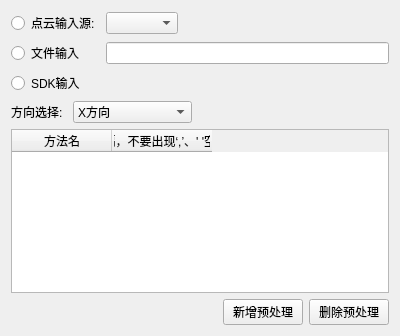
<?xml version="1.0" encoding="UTF-8"?>
<ui version="4.0">
 <class>pcPreprocessForm</class>
 <widget class="QWidget" name="pcPreprocessForm">
  <property name="geometry">
   <rect>
    <x>0</x>
    <y>0</y>
    <width>400</width>
    <height>336</height>
   </rect>
  </property>
  <property name="windowTitle">
   <string>Form</string>
  </property>
  <layout class="QVBoxLayout" name="verticalLayout">
   <item>
    <layout class="QGridLayout" name="gridLayout">
     <item row="2" column="0">
      <widget class="QRadioButton" name="sdkIn">
       <property name="text">
        <string>SDK输入</string>
       </property>
      </widget>
     </item>
     <item row="0" column="1">
      <widget class="QComboBox" name="SelectLinker"/>
     </item>
     <item row="0" column="0">
      <widget class="QRadioButton" name="srcIn">
       <property name="text">
        <string>点云输入源:</string>
       </property>
      </widget>
     </item>
     <item row="1" column="0">
      <widget class="QRadioButton" name="fileIn">
       <property name="text">
        <string>文件输入</string>
       </property>
      </widget>
     </item>
     <item row="0" column="2">
      <spacer name="horizontalSpacer_2">
       <property name="orientation">
        <enum>Qt::Horizontal</enum>
       </property>
       <property name="sizeHint" stdset="0">
        <size>
         <width>40</width>
         <height>20</height>
        </size>
       </property>
      </spacer>
     </item>
     <item row="1" column="1" colspan="2">
      <widget class="QLineEdit" name="fielPath"/>
     </item>
    </layout>
   </item>
   <item>
    <layout class="QHBoxLayout" name="horizontalLayout" stretch="1,3,5">
     <property name="spacing">
      <number>10</number>
     </property>
     <item>
      <widget class="QLabel" name="label_2">
       <property name="text">
        <string>方向选择:</string>
       </property>
      </widget>
     </item>
     <item>
      <widget class="QComboBox" name="dirSelected">
       <item>
        <property name="text">
         <string>X方向</string>
        </property>
       </item>
       <item>
        <property name="text">
         <string>Y方向</string>
        </property>
       </item>
       <item>
        <property name="text">
         <string>Z方向</string>
        </property>
       </item>
      </widget>
     </item>
     <item>
      <spacer name="horizontalSpacer">
       <property name="orientation">
        <enum>Qt::Horizontal</enum>
       </property>
       <property name="sizeHint" stdset="0">
        <size>
         <width>40</width>
         <height>20</height>
        </size>
       </property>
      </spacer>
     </item>
    </layout>
   </item>
   <item>
    <widget class="QTableWidget" name="pcPreProcessTable">
     <column>
      <property name="text">
       <string>方法名</string>
      </property>
     </column>
     <column>
      <property name="text">
       <string>参数('|'逗号分隔，不要出现‘,’、' '空格和逗号字符)</string>
      </property>
     </column>
    </widget>
   </item>
   <item>
    <layout class="QHBoxLayout" name="horizontalLayout_2">
     <item>
      <spacer name="horizontalSpacer_3">
       <property name="orientation">
        <enum>Qt::Horizontal</enum>
       </property>
       <property name="sizeHint" stdset="0">
        <size>
         <width>40</width>
         <height>20</height>
        </size>
       </property>
      </spacer>
     </item>
     <item>
      <widget class="QPushButton" name="AddFNPS">
       <property name="text">
        <string>新增预处理</string>
       </property>
      </widget>
     </item>
     <item>
      <widget class="QPushButton" name="DelFNPS">
       <property name="text">
        <string>删除预处理</string>
       </property>
      </widget>
     </item>
    </layout>
   </item>
  </layout>
 </widget>
 <resources/>
 <connections/>
</ui>
